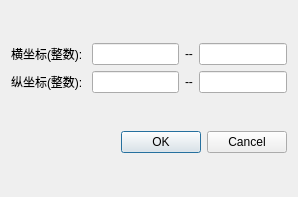
<?xml version="1.0" encoding="UTF-8"?>
<ui version="4.0">
 <class>SettingRangeDialog</class>
 <widget class="QDialog" name="SettingRangeDialog">
  <property name="geometry">
   <rect>
    <x>0</x>
    <y>0</y>
    <width>298</width>
    <height>197</height>
   </rect>
  </property>
  <property name="windowTitle">
   <string>Dialog</string>
  </property>
  <layout class="QGridLayout" name="gridLayout">
   <item row="0" column="0">
    <layout class="QVBoxLayout" name="verticalLayout">
     <item>
      <layout class="QHBoxLayout" name="horizontalLayout_4">
       <item>
        <widget class="QLabel" name="label">
         <property name="text">
          <string>横坐标(整数): </string>
         </property>
        </widget>
       </item>
       <item>
        <layout class="QHBoxLayout" name="horizontalLayout">
         <item>
          <widget class="QLineEdit" name="lineEdit"/>
         </item>
         <item>
          <widget class="QLabel" name="label_3">
           <property name="text">
            <string>--</string>
           </property>
          </widget>
         </item>
         <item>
          <widget class="QLineEdit" name="lineEdit_3"/>
         </item>
        </layout>
       </item>
      </layout>
     </item>
     <item>
      <layout class="QHBoxLayout" name="horizontalLayout_3">
       <item>
        <widget class="QLabel" name="label_2">
         <property name="text">
          <string>纵坐标(整数): </string>
         </property>
        </widget>
       </item>
       <item>
        <layout class="QHBoxLayout" name="horizontalLayout_2">
         <item>
          <widget class="QLineEdit" name="lineEdit_2"/>
         </item>
         <item>
          <widget class="QLabel" name="label_4">
           <property name="text">
            <string>--</string>
           </property>
          </widget>
         </item>
         <item>
          <widget class="QLineEdit" name="lineEdit_4"/>
         </item>
        </layout>
       </item>
      </layout>
     </item>
    </layout>
   </item>
   <item row="1" column="0">
    <widget class="QDialogButtonBox" name="buttonBox">
     <property name="orientation">
      <enum>Qt::Horizontal</enum>
     </property>
     <property name="standardButtons">
      <set>QDialogButtonBox::Cancel|QDialogButtonBox::Ok</set>
     </property>
    </widget>
   </item>
  </layout>
 </widget>
 <resources/>
 <connections>
  <connection>
   <sender>buttonBox</sender>
   <signal>accepted()</signal>
   <receiver>SettingRangeDialog</receiver>
   <slot>accept()</slot>
   <hints>
    <hint type="sourcelabel">
     <x>248</x>
     <y>254</y>
    </hint>
    <hint type="destinationlabel">
     <x>157</x>
     <y>274</y>
    </hint>
   </hints>
  </connection>
  <connection>
   <sender>buttonBox</sender>
   <signal>rejected()</signal>
   <receiver>SettingRangeDialog</receiver>
   <slot>reject()</slot>
   <hints>
    <hint type="sourcelabel">
     <x>316</x>
     <y>260</y>
    </hint>
    <hint type="destinationlabel">
     <x>286</x>
     <y>274</y>
    </hint>
   </hints>
  </connection>
 </connections>
</ui>
